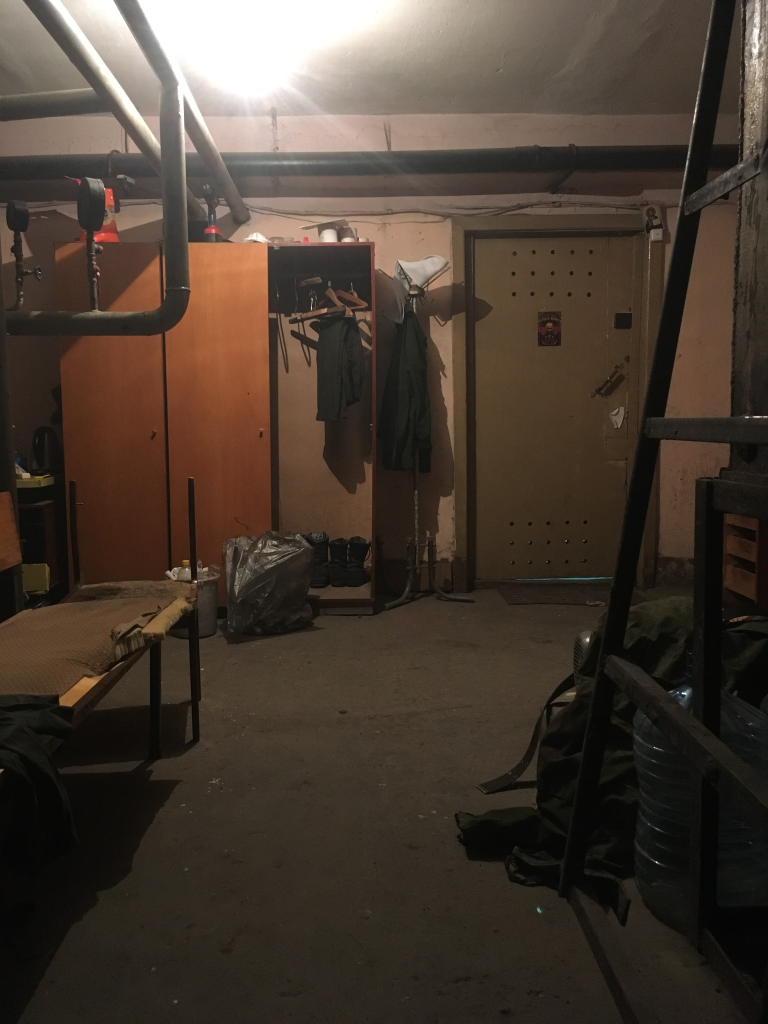
#> input picture dataset/images/sharp (1).jpeg, 1536 x 2048 px, found by its file name (shown at 1/2 size); its folder holds only this picture in this run
$ python generate_dataset.py   (older library calls are emulated)
#> lines starting #> are read from the running program, lines starting #| are printed output that depends on the picture
### analyzer/feature_extractor.py
import cv2
import numpy as np

from computation.metrics import laplacian_sharpness
from unused.heatmap import compute_patch_sharpness
from computation.fft_analysis import compute_fft_features
from computation.wavelets import compute_wavelets
from ml.noise import compute_gaussian_noise
from visualization.brightness_analysis import analyze_brightness
def extract_features(img):

    gray = cv2.cvtColor(img, cv2.COLOR_BGR2GRAY)

    # Laplacian
    sharpness = laplacian_sharpness(gray)
    norm_sharpness = sharpness / (sharpness + 1000)

    # FFT
    fft_features = compute_fft_features(gray)
    fft_ratio = fft_features["high_freq_ratio"]

    # Wavelets
    wavelet_features = compute_wavelets(gray)

    # Noise
    gaussian_noise = compute_gaussian_noise(gray)
    noise_rms = gaussian_noise["noise_rms"]

    # Heatmap
    heatmap = compute_patch_sharpness(gray)

    threshold = 500 + (noise_rms * 50)

    sharp_ratio = np.sum(heatmap > threshold) / heatmap.size
    consistency = np.mean(heatmap) / (np.max(heatmap) + 1e-6)

    brightness = np.mean(gray) / 255.0
    exposure = max(0, 1 - (2 * (brightness - 0.5)) ** 2)
    #brightness
    brightness_info = analyze_brightness(gray)

    # Detail quality
    detail_quality = fft_features["high_freq_ratio"] / (noise_rms + 1e-6)

    #Contrast
    contrast = np.std(gray)

    #Saturation
    hsv = cv2.cvtColor(img, cv2.COLOR_BGR2HSV)
    saturation = np.mean(hsv[:, :, 1])

    #color temperature
    rgb = cv2.cvtColor(img, cv2.COLOR_BGR2RGB)

    r_mean = np.mean(rgb[:, :, 0])
    b_mean = np.mean(rgb[:, :, 2])

    temperature = r_mean - b_mean

    return {
        "laplacian": sharpness,
        "norm_sharpness": norm_sharpness,
        "heatmap": heatmap,
        "sharp_ratio": sharp_ratio,
        "consistency": consistency,
        "exposure": exposure,
        "brightness": brightness_info["brightness"],
        "shadow_clip": brightness_info["shadow_clip"],
        "highlight_clip": brightness_info["highlight_clip"],
        "fft_ratio": fft_ratio,
        "wavelet_ratio": wavelet_features["wavelet_ratio"],
        "noise": noise_rms,
        "detail_quality": detail_quality,
        "contrast": contrast,
        "saturation": saturation,
        "temperature": temperature,
    } #dictionary

### computation/fft_analysis.py
import numpy as np

# [7 lines left out: function compute_fft_visualization, not called in this run]


def compute_fft_features(img):
    fft = np.fft.fft2(img)
    fft_shifted = np.fft.fftshift(fft)
    magnitude = np.abs(fft_shifted)
    power_spectrum = magnitude ** 2 #magnitude spectrum to power spectrum. Amplitude = strength. Energy is proportional to amplitude^2.

    rows, cols = power_spectrum.shape #returns image shape
    crow = rows // 2
    ccol = cols // 2

    radius = min(rows, cols) * 0.1

    Y, X = np.ogrid[:rows, :cols] #creates coordinate grids. Compute distance from center.
    distance = np.sqrt((X - ccol)** 2 + (Y - crow) ** 2)
    high_freq_mask = distance > radius #boolean: false inside the center circle(low freq), true outside the circle (high freq).

    high_energy = np.sum(power_spectrum[high_freq_mask])
    total_energy = np.sum(power_spectrum)

    high_freq_ratio = high_energy / (total_energy + 1e-12)

    return{
        "high_freq_ratio": high_freq_ratio
    }

### computation/wavelets.py
import cv2
import numpy as np
import pywt

def compute_wavelets(img):
    coeffs = pywt.dwt2(img, 'haar')
    LL, (LH, HL, HH) = coeffs
    energy_lh = np.sum(LH ** 2)
    energy_hl = np.sum(HL ** 2)
    energy_hh = np.sum(HH ** 2)

    detail_energy = (
    energy_lh +
    energy_hl +
    energy_hh
    )
    total_energy = detail_energy + np.sum(LL ** 2)
    wavelet_ratio = detail_energy / (total_energy + 1e-12)

    return {
    "wavelet_ratio": wavelet_ratio
    }

### ml/noise.py
import cv2
import numpy as np


def compute_gaussian_noise(gray, kernel_size=5):

    # Low-pass filter
    blurred = cv2.GaussianBlur(gray, (kernel_size, kernel_size), 0)

    # Residual
    residual = gray.astype(np.float32) - blurred.astype(np.float32)

    # Root Mean Square (RMS)
    noise_rms = np.sqrt(np.mean(residual ** 2))

    return {
        "noise_rms": noise_rms
    }

### unused/heatmap.py
import cv2
import numpy as np

def compute_patch_sharpness(img, patch_size=32):
    h, w = img.shape[:2]
    heatmap = np.zeros((h // patch_size, w // patch_size))

    for i in range(0, h - patch_size, patch_size):
        for j in range(0, w - patch_size, patch_size):
            patch = img[i:i+patch_size, j:j+patch_size]
            score = cv2.Laplacian(patch, cv2.CV_64F).var()
            heatmap[i // patch_size, j // patch_size] = score

    heatmap_resized = cv2.resize(heatmap, (img.shape[1], img.shape[0]))
    return heatmap_resized  # raw values, normalise separately when visualising

### visualization/brightness_analysis.py
import cv2
import numpy as np

def analyze_brightness(gray):
    brightness = np.mean(gray) / 255.0

    #Histogram
    hist = cv2.calcHist([gray], [0], None, [256], [0,256])
    hist = hist.flatten()

    total_pixels = gray.size

    #Percentage of nearly black pixels
    shadow_clip = np.sum(hist[:10]) / total_pixels

    #Percentage of nearly white pixels
    highlight_clip = np.sum(hist[246:]) / total_pixels

    return{
        "brightness": brightness,
        "shadow_clip": shadow_clip,
        "highlight_clip": highlight_clip,
    }

### computation/metrics.py
import numpy as np
import cv2 as cv

def laplacian_sharpness(gray_img):
    return cv.Laplacian(gray_img, cv.CV_64F).var()

### ml/generate_dataset.py
import os
import csv
import cv2
import matplotlib.pyplot as plt
import pandas as pd

from analyzer.feature_extractor import extract_features
IMAGE_FOLDER = "dataset/images"
CSV_FILE = "ml/dataset.csv"
sharp_count = 0
blurry_count = 0
existing_labels = {}

if os.path.exists(CSV_FILE):
    old_df = pd.read_csv(CSV_FILE)
#> (reads ml/dataset.csv from the repository)

    for _, row in old_df.iterrows():
        existing_labels[row["filename"]] = row["label"]


header = [
    "filename",
    "laplacian",
    "fft_ratio",
    "wavelet_ratio",
    "sharp_ratio",
    "consistency",
    "exposure",
    "noise",
    "detail_quality",
    "label"
]

# Create CSV and write header
with open(CSV_FILE, "w", newline="") as file:
    writer = csv.writer(file)
    writer.writerow(header)

    # Loop through every image
    for filename in os.listdir(IMAGE_FOLDER):

        if not filename.lower().endswith((".jpg", ".jpeg", ".png")):
            continue

        image_path = os.path.join(IMAGE_FOLDER, filename)

        img = cv2.imread(image_path)
#> img is the input picture: shape (2048, 1536, 3); mean B, G, R 49.4, 59.8, 71.9

        if img is None:
            print(f"Could not read {filename}")
            continue

        features = extract_features(img)
#> in extract_features, `gray = cv2.cvtColor(img, cv2.COLOR_BGR2GRAY)`:
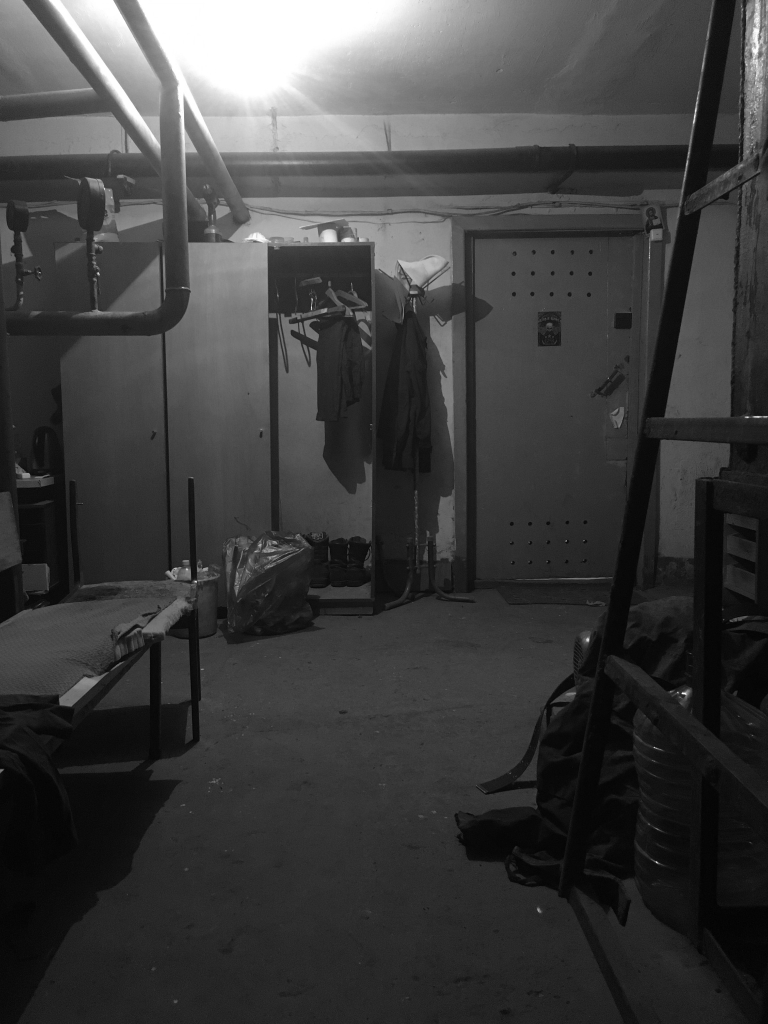
#> gray: shape (2048, 1536) (shown at 1/2 size); min 0, max 255, mean 62.3
#> in extract_features, `sharpness = laplacian_sharpness(gray)`: sharpness = 98.9
#> in extract_features, `norm_sharpness = sharpness / (sharpness + 1000)`: norm_sharpness = 0.09
#> in compute_fft_features, `high_energy = np.sum(power_spectrum[high_freq_mask])`: high_energy = 3.3e+14
#> in compute_fft_features, `total_energy = np.sum(power_spectrum)`: total_energy = 6.4e+16
#> in compute_fft_features, `high_freq_ratio = high_energy / (total_energy + 1e-12)`: high_freq_ratio = 0.00516
#> in extract_features, `fft_features = compute_fft_features(gray)`: fft_features = {'high_freq_ratio': 0.00516}
#> in extract_features, `fft_ratio = fft_features["high_freq_ratio"]`: fft_ratio = 0.00516
#> in compute_wavelets, `LL, (LH, HL, HH) = coeffs`:
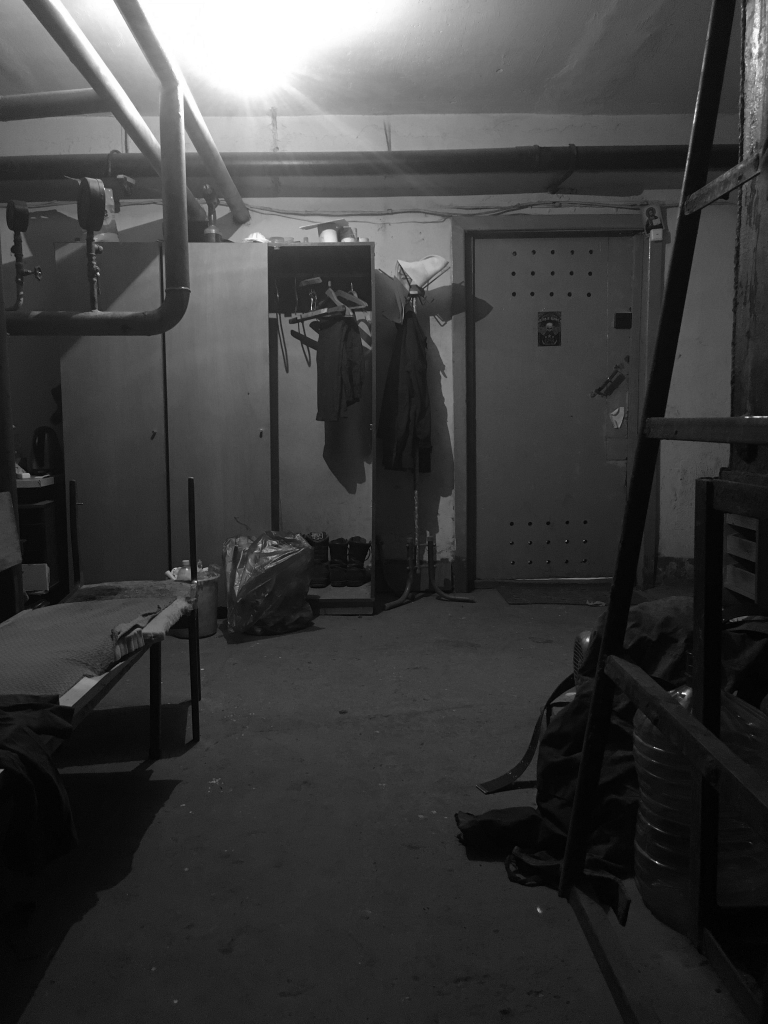
#> LL: shape (1024, 768) float64; min 4, max 510, mean 124.5; drawn with min black and max white
#> in compute_wavelets, `LL, (LH, HL, HH) = coeffs`:
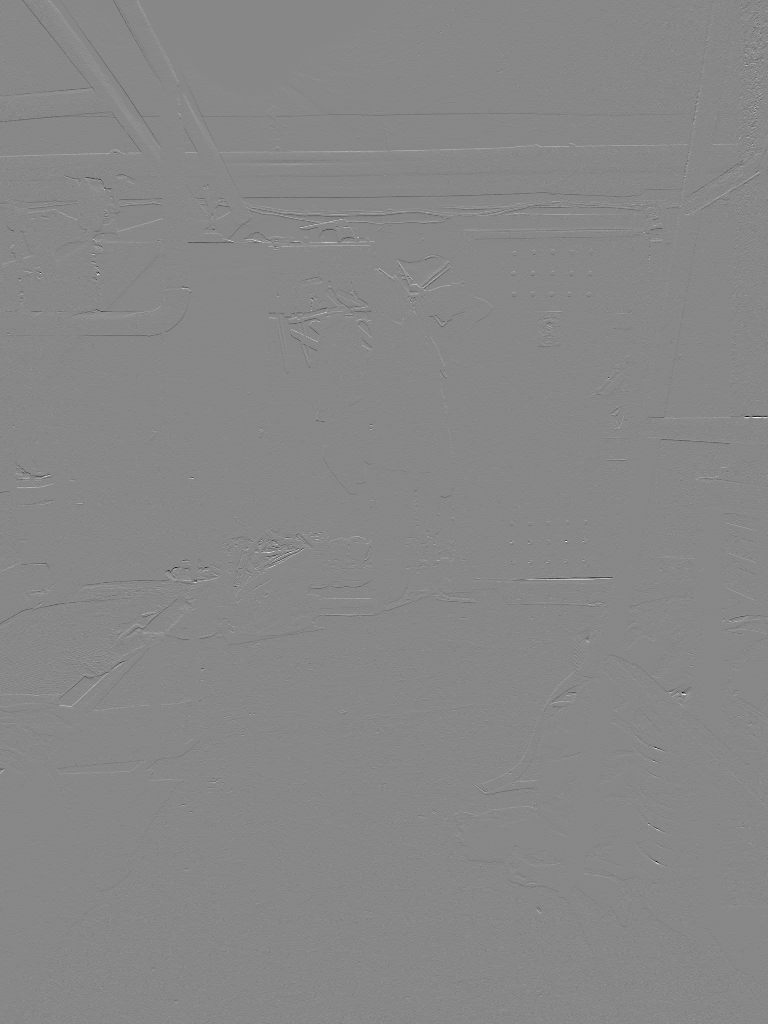
#> LH: shape (1024, 768) float64; min -146, max 128, mean 0.1; drawn with min black and max white
#> in compute_wavelets, `energy_lh = np.sum(LH ** 2)`: energy_lh = 13201211
#> in compute_wavelets, `energy_hl = np.sum(HL ** 2)`: energy_hl = 15639923
#> in compute_wavelets, `energy_hh = np.sum(HH ** 2)`: energy_hh = 2541791
#> in compute_wavelets, `detail_energy = ( energy_lh + energy_hl + energy_hh )`: detail_energy = 31382925
#> in compute_wavelets, `total_energy = detail_energy + np.sum(LL ** 2)`: total_energy = 2.03e+10
#> in compute_wavelets, `wavelet_ratio = detail_energy / (total_energy + 1e-12)`: wavelet_ratio = 0.00154
#> in extract_features, `wavelet_features = compute_wavelets(gray)`: wavelet_features = {'wavelet_ratio': 0.00154}
#> in compute_gaussian_noise, `residual = gray.astype(np.float32) - blurred.astype(np.float32)`:
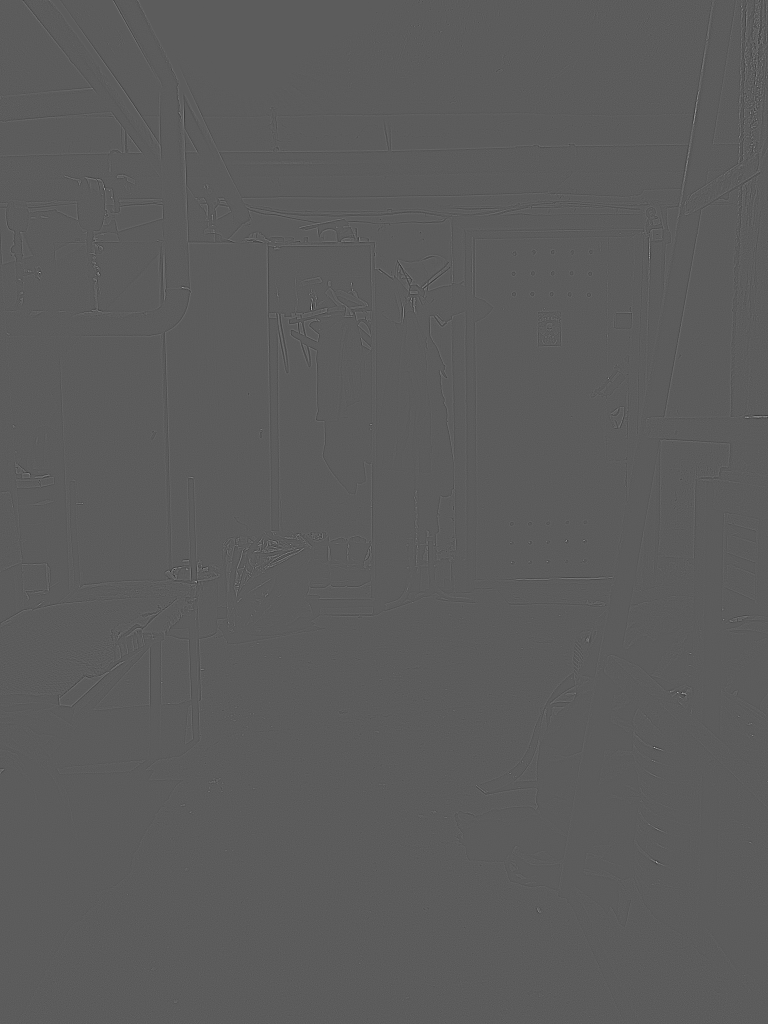
#> residual: shape (2048, 1536) float32 (shown at 1/2 size); min -65, max 115, mean 0; drawn with min black and max white
#> in compute_gaussian_noise, `noise_rms = np.sqrt(np.mean(residual ** 2))`: noise_rms = 2.86
#> in extract_features, `gaussian_noise = compute_gaussian_noise(gray)`: gaussian_noise = {'noise_rms': 2.86}
#> in extract_features, `noise_rms = gaussian_noise["noise_rms"]`: noise_rms = 2.86
#> after the loop in compute_patch_sharpness, `for i in range(0, h - patch_size, patch_size):`:
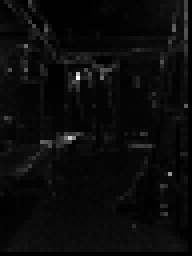
#> heatmap: shape (64, 48) float64 (shown 4 times larger); min 0, max 2253.5, mean 96.7; drawn with min black and max white
#> after the loop in compute_patch_sharpness, `for i in range(0, h - patch_size, patch_size):`:
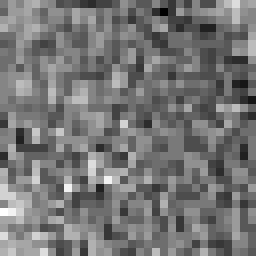
#> patch: shape (32, 32) (shown 8 times larger); min 6, max 29, mean 16.6; drawn with min black and max white
#> in extract_features, `threshold = 500 + (noise_rms * 50)`: threshold = 642.8
#> in extract_features, `sharp_ratio = np.sum(heatmap > threshold) / heatmap.size`: sharp_ratio = 0.00488
#> in extract_features, `consistency = np.mean(heatmap) / (np.max(heatmap) + 1e-6)`: consistency = 0.0437
#> in extract_features, `brightness = np.mean(gray) / 255.0`: brightness = 0.244
#> in extract_features, `exposure = max(0, 1 - (2 * (brightness - 0.5)) ** 2)`: exposure = 0.738
#> in analyze_brightness, `brightness = np.mean(gray) / 255.0`: brightness = 0.244
#> in analyze_brightness, `hist = cv2.calcHist([gray], [0], None, [256], [0,256])`: hist = 256 values, max 57878 at index 255, min 2 at index 0, mean 12288
#> in analyze_brightness, `shadow_clip = np.sum(hist[:10]) / total_pixels`: shadow_clip = 0.0491
#> in analyze_brightness, `highlight_clip = np.sum(hist[246:]) / total_pixels`: highlight_clip = 0.0233
#> in extract_features, `brightness_info = analyze_brightness(gray)`: brightness_info = {'brightness': 0.244, 'shadow_clip': 0.0491, 'highlight_clip': 0.0233}
#> in extract_features, `detail_quality = fft_features["high_freq_ratio"] / (noise_rms + 1e-6)`: detail_quality = 0.00181
#> in extract_features, `contrast = np.std(gray)`: contrast = 50.9
#> in extract_features, `hsv = cv2.cvtColor(img, cv2.COLOR_BGR2HSV)`: hsv: shape (2048, 1536, 3); mean H, S, V 17.6, 85.4, 71.9
#> in extract_features, `saturation = np.mean(hsv[:, :, 1])`: saturation = 85.4
#> in extract_features, `r_mean = np.mean(rgb[:, :, 0])`: r_mean = 71.85
#> in extract_features, `b_mean = np.mean(rgb[:, :, 2])`: b_mean = 49.41
#> in extract_features, `temperature = r_mean - b_mean`: temperature = 22.45
#> features = 16 items

        # Show image
        plt.imshow(cv2.cvtColor(img, cv2.COLOR_BGR2RGB))
        plt.title(filename)
        plt.axis("off")
        plt.show()

        # Ask user for label
        if filename in existing_labels:

            label = existing_labels[filename]
            print(f"Existing label found for image {filename}: {'Sharp' if label == 1 else 'Blurry'}")

        else:

            while True:
                label = input(f"{filename}: Sharp? (1 = Sharp, 0 = Blurry): ")

                if label in ["0", "1"]:
                    break
                else:
                    label = 0

            print("Please enter either 0 or 1.")
        if int(label) == "1":
            sharp_count += 1
        else:
            blurry_count += 1

        # Write one row
        writer.writerow([
            filename,
            features["laplacian"],
            features["fft_ratio"],
            features["wavelet_ratio"],
            features["sharp_ratio"],
            features["consistency"],
            features["exposure"],
            features["noise"],
            features["detail_quality"],
            int(label)
        ])

print(f"\nDataset saved to {CSV_FILE}")

print("\n===== Dataset Summary =====")
print(f"Sharp Images : {sharp_count}")
print(f"Blurry Images: {blurry_count}")
print(f"Total Images : {sharp_count + blurry_count}")
